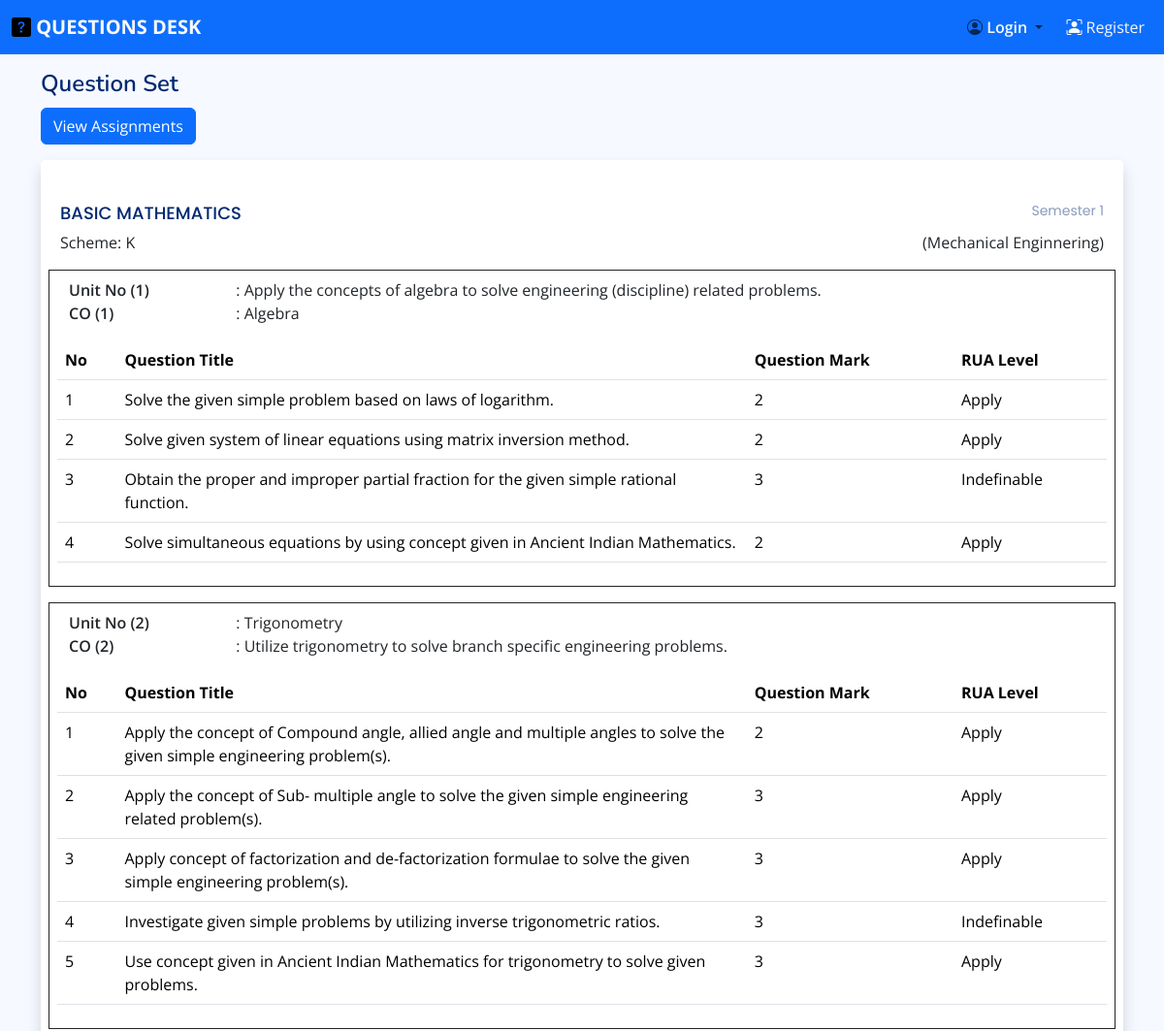
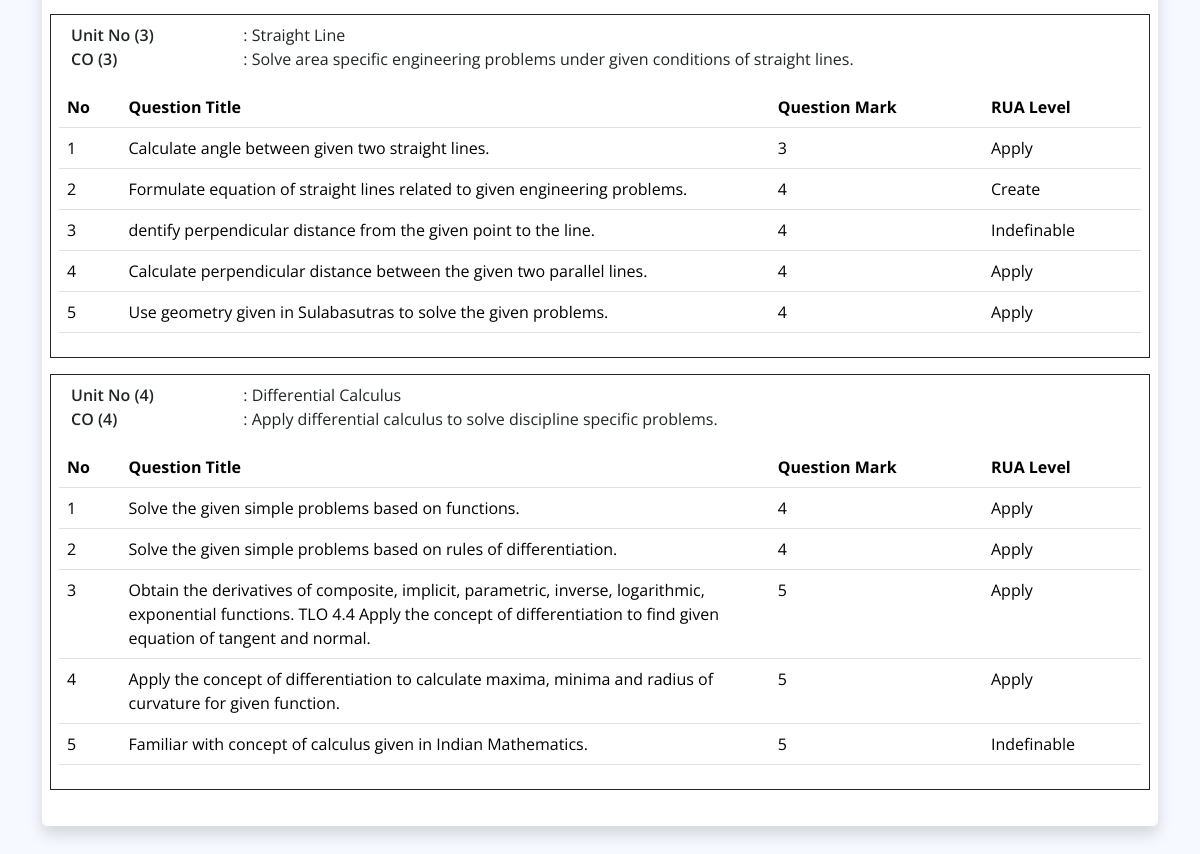
Screenshot of /question-sets/2/ with the database file from the repository (2 pictures, top to bottom).
### Users/models.py (models this page shows, shortened)
class Subject(models.Model):
    id = models.BigAutoField(primary_key=True)
    subject_code = models.CharField(max_length=100, unique=True, null=False, blank=False)
    subject_name = models.CharField(max_length=255, null=False, blank=False)
    semester = models.CharField(max_length=100, null=False, blank=False)
    department =models.CharField(max_length=100, null=False, blank=False)
    scheme = models.CharField(max_length=10, null=False, blank=False)
    class Meta:
        db_table = 'Subjects'

### Questions/models.py (models this page shows, shortened)
class QuestionSet(models.Model):
    id = models.BigAutoField(primary_key=True)
    subject = models.ForeignKey(Subject, related_name='question_sets', on_delete=models.CASCADE)
    unit = models.IntegerField(null=False, blank=False, default=0)
    unit_title = models.CharField(max_length=255, null=False, blank=False)
    co = models.IntegerField(null=False, blank=False, default=0)
    co_title = models.CharField(max_length=255, null=False, blank=False)
    questions = models.ManyToManyField(Question, related_name='question_sets', blank=True)
    created_date = models.DateField(auto_now_add=True)
    class Meta:
        db_table = 'Question Sets'

class Question(models.Model):
    id = models.BigAutoField(primary_key=True)
    question_title = models.CharField(max_length=255, null=False, blank=False)
    question_mark = models.IntegerField(null=False, blank=False, default=0)
    question_levels = models.CharField(max_length=255, null=False, blank=False)
    class Meta:
        db_table = 'Questions'

### Users/views.py (the view)
# urls.py: path('question-sets/<int:subject_id>/', question_sets_view, name='question-sets-view'),
def question_sets_view(request, subject_id):
    subject = Subject.objects.prefetch_related(
        'question_sets__questions'
    ).get(id=subject_id)
    question_sets = subject.question_sets.all()
    for qs in question_sets:
        qs.sorted_questions = qs.questions.all().order_by('question_mark')
    return render(request, 'users/question_sets.html', context={'question_sets':question_sets, 'subject':subject})

### Users/templates/users/question_sets.html (shortened to what this page needs)
{% extends "users/base_site.html" %}
{% block main %}
<div class="pagetitle mt-3">
    <h1>Question Set</h1>
</div>
<a href="{% url "assignments-view" subject.id %}" class="btn btn-primary">View Assignments</a>
<section class="section mt-3">
    <div class="row justify-content-center">
        <div class="col-12">
            <div class="card shadow">
                <div class="card-body pt-4">
                    <h5 class="card-title mb-2 pb-0 d-flex justify-content-between">
                        {{subject.subject_name}}
                        <span>{{subject.semester}}</span>
                    </h5>
                    <p class="card-text d-flex justify-content-between">
                        Scheme: {{subject.scheme}}
                        <span>({{subject.department}})</span>
                    </p>
                    {% for question_set in question_sets %}
                    <div class="row border border-dark p-2 mb-3">
                        <div class="row mb-3">
                            <div class="row justify-content-between">
                                <div class="col">
                                    <span class="fw-semibold">Unit No ({{question_set.unit}})</span>
                                </div>
                                <div class="col-10">
                                    <p class="card-text">: {{question_set.unit_title}}</p>
                                </div>
                            </div>
                            <div class="row justify-content-between">
                                <div class="col">
                                    <span class="fw-semibold">CO ({{question_set.co}})</span>
                                </div>
                                <div class="col-10">
                                    <p class="card-text">: {{question_set.co_title}}</p>
                                </div>
                            </div>
                        </div>
                        <table class="table datatable">
                            <thead>
                                <tr>
                                    <th>No</th>
                                    <th style="width:60%;">Question Title</th>
                                    <th>Question Mark</th>
                                    <th>RUA Level</th>
                                </tr>
                            </thead>
                            <tbody>
                                {% for question in question_set.questions.all %}
                                <tr>
                                    <td>{{forloop.counter}}</td>
                                    <td style="width=60%;">{{question.question_title}}</td>
                                    <td>{{question.question_mark}}</td>
                                    <td>{{question.question_levels}}</td>
                                </tr>
                                {% endfor %}
                            </tbody>
                        </table>
                    </div>
                    {% endfor %}
                </div>
            </div>
        </div>
    </div>
</section>
{% endblock main %}

### Users/static/assets/css/style.css (style rules this page uses)
:root { scroll-behavior: smooth; }
body { font-family: "Open Sans", sans-serif; background: #f6f9ff; color: #444444; }
a { color: #4154f1; text-decoration: none; }
h1, h2, h3, h4, h5, h6 { font-family: "Nunito", sans-serif; }
.pagetitle { margin-bottom: 10px; }
.pagetitle h1 { font-size: 24px; margin-bottom: 0; font-weight: 600; color: #012970; }
.card { margin-bottom: 30px; border: none; border-radius: 5px; box-shadow: 0px 0 30px rgba(1, 41, 112, 0.1); }
.card-title { padding: 20px 0 15px 0; font-size: 18px; font-weight: 500; color: #012970; font-family: "Poppins", sans-serif; }
.card-title span { color: #899bbd; font-size: 14px; font-weight: 400; }
.card-body { padding: 0 20px 20px 20px; }

### rows the page displays
Subject: subject_name "BASIC MATHEMATICS", semester "Semester 1", scheme "K", department "Mechanical Enginnering"
QuestionSet: unit "1", unit_title "Apply the concepts of algebra to solve engineering (discipline) related problems.", co "1", co_title "Algebra"
Question: question_title "Solve the given simple problem based on laws of logarithm.", question_mark "2", question_levels "Apply"
Question: question_title "Solve given system of linear equations using matrix inversion method.", question_mark "2", question_levels "Apply"
Question: question_title "Obtain the proper and improper partial fraction for the given simple rational function.", question_mark "3", question_levels "Indefinable"
Question: question_title "Solve simultaneous equations by using concept given in Ancient Indian Mathematics.", question_mark "2", question_levels "Apply"
QuestionSet: unit "2", unit_title "Trigonometry", co "2", co_title "Utilize trigonometry to solve branch specific engineering problems."
Question: question_title "Apply the concept of Compound angle, allied angle and multiple angles to solve the given simple engineering problem(s).", question_mark "2", question_levels "Apply"
Question: question_title "Apply the concept of Sub- multiple angle to solve the given simple engineering related problem(s).", question_mark "3", question_levels "Apply"
Question: question_title "Apply concept of factorization and de-factorization formulae to solve the given simple engineering problem(s).", question_mark "3", question_levels "Apply"
Question: question_title "Investigate given simple problems by utilizing inverse trigonometric ratios.", question_mark "3", question_levels "Indefinable"
Question: question_title "Use concept given in Ancient Indian Mathematics for trigonometry to solve given problems.", question_mark "3", question_levels "Apply"
QuestionSet: unit "3", unit_title "Straight Line", co "3", co_title "Solve area specific engineering problems under given conditions of straight lines."
Question: question_title "Calculate angle between given two straight lines.", question_mark "3", question_levels "Apply"
Question: question_title "Formulate equation of straight lines related to given engineering problems.", question_mark "4", question_levels "Create"
Question: question_title "dentify perpendicular distance from the given point to the line.", question_mark "4", question_levels "Indefinable"
Question: question_title "Calculate perpendicular distance between the given two parallel lines.", question_mark "4", question_levels "Apply"
Question: question_title "Use geometry given in Sulabasutras to solve the given problems.", question_mark "4", question_levels "Apply"
QuestionSet: unit "4", unit_title "Differential Calculus", co "4", co_title "Apply differential calculus to solve discipline specific problems."
Question: question_title "Solve the given simple problems based on functions.", question_mark "4", question_levels "Apply"
Question: question_title "Solve the given simple problems based on rules of differentiation.", question_mark "4", question_levels "Apply"
Question: question_title "Obtain the derivatives of composite, implicit, parametric, inverse, logarithmic, exponential functions. TLO 4.4 Apply the concept of differentiation to find given equation of tangent and normal.", question_mark "5", question_levels "Apply"
Question: question_title "Apply the concept of differentiation to calculate maxima, minima and radius of curvature for given function.", question_mark "5", question_levels "Apply"
Question: question_title "Familiar with concept of calculus given in Indian Mathematics.", question_mark "5", question_levels "Indefinable"
